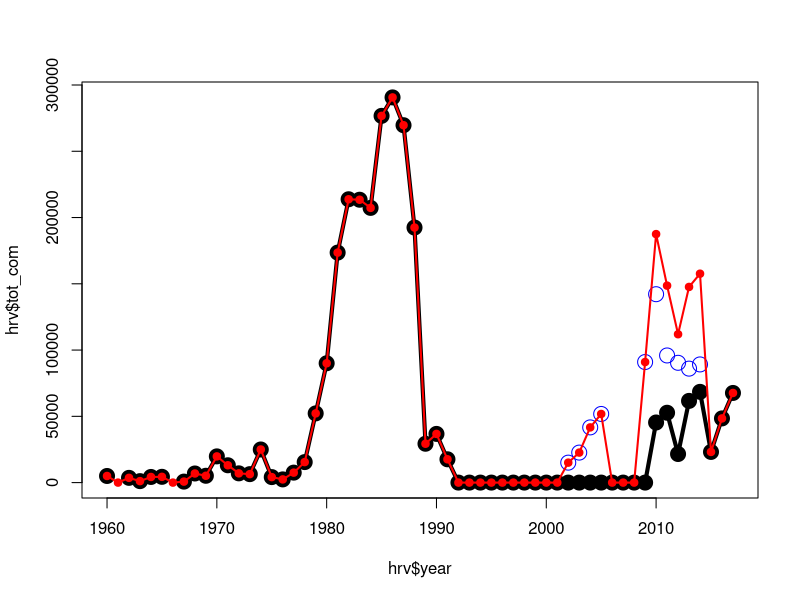

The R source for this figure:
library(tidyverse)
read.csv('./data/harvest.csv') -> hrv
hrv %>% select (year,spots_com,tot_com,spots_nc, spots_nc, tot) -> hrv 

str(hrv)
plot(hrv$year, hrv$tot_com, pch=19, cex = 2)
lines(hrv$year, hrv$tot_com, lwd = 4, add = T)


points(hrv$year, hrv$spots_nc, col = 'blue', add = T, cex = 2)
points(hrv$year, hrv$tot, pch =19, col = 'red')
lines(hrv$year, hrv$tot, lwd = 2, col = 'red')
